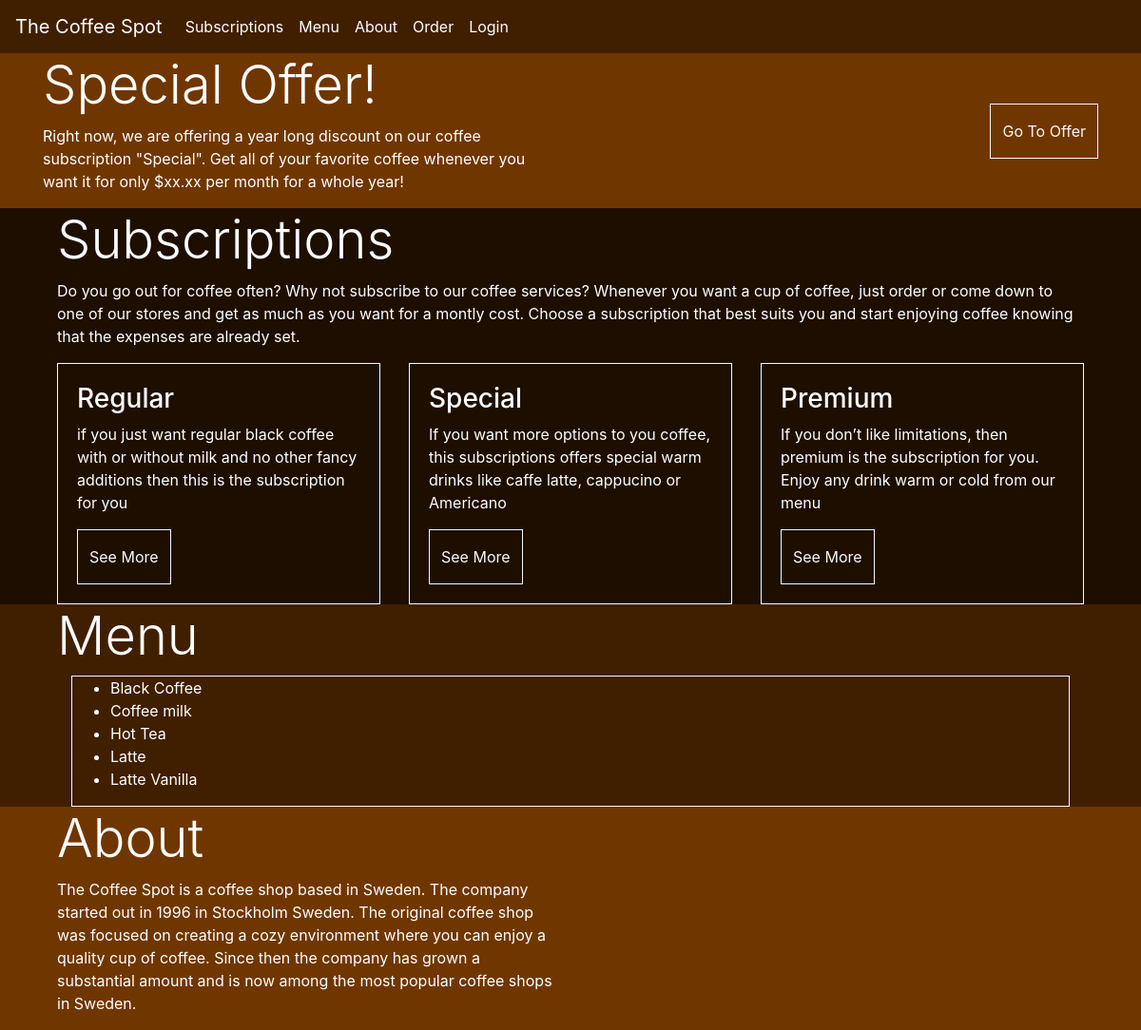
Before: / with the older database file.
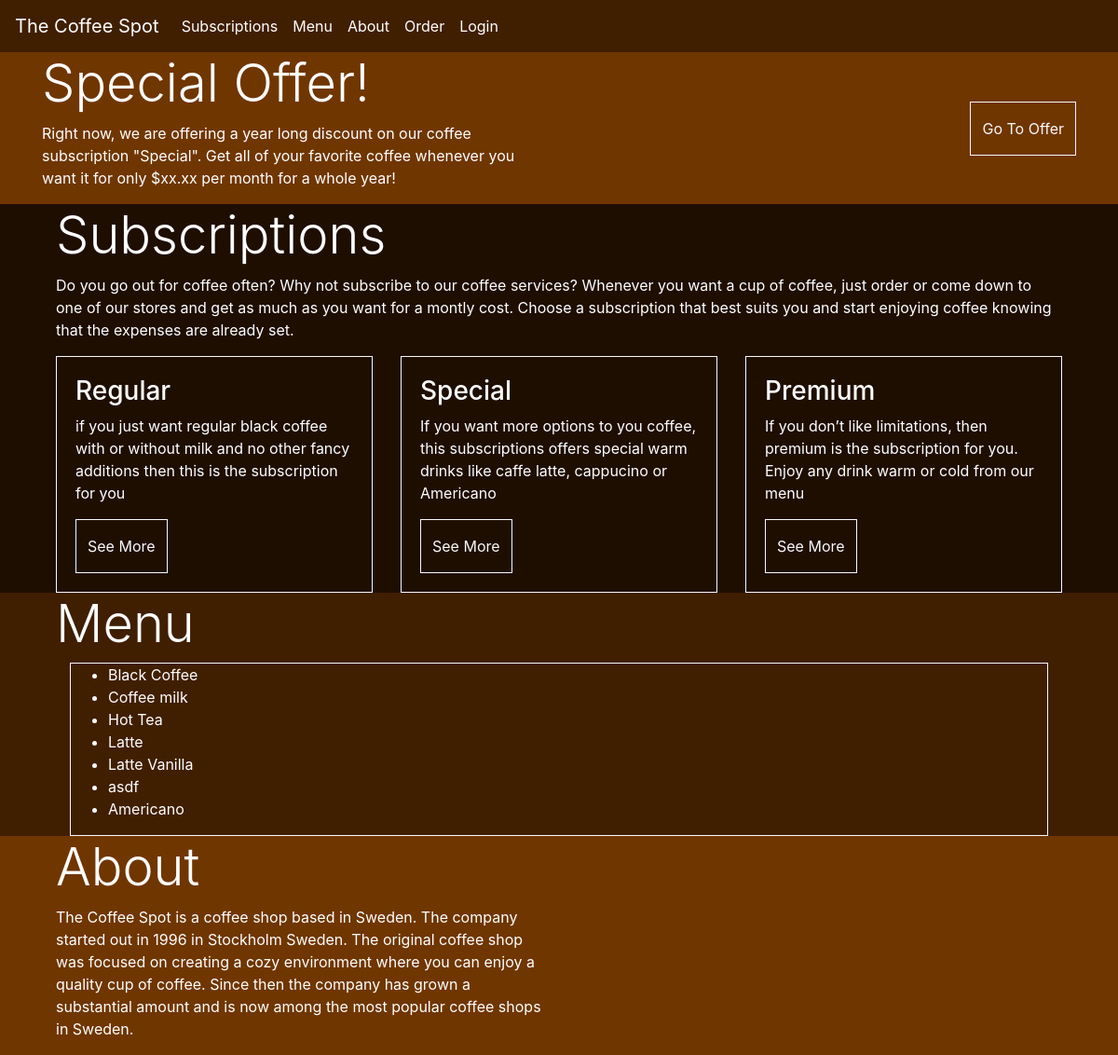
After: the same page with the newer database file.
### order/models.py (models this page shows, shortened)
class Product(models.Model):
    name = models.CharField(max_length=100, default='Product')
    price = models.DecimalField(max_digits=3, decimal_places=2)
    image = models.ImageField(null=True, blank=True)
    category = models.CharField(max_length=30, null=True, blank=True)
    category_id = models.IntegerField(default=0)
    rating = models.DecimalField(max_digits=6, decimal_places=2, default=0)

### home/views.py (the view)
# urls.py: path('', views.home_page, name='home_page')
def home_page(request):
    menu = Product.objects.all()
    return render(request, 'home/index.html', {'menu': menu})

### home/templates/home/index.html (shortened to what the changed rows need)
{% extends "base.html" %}
{% load static %}
{% block content %}
<div class="row" style="background-color: #703600">
  <div class="container">
    <div class="row">
      <div class="col my-auto">
        <h1 class="display-4 logo-font text-white">Special Offer!</h1>
      </div>
    </div>
  </div>
</div>
<div class="row h-100" style="background-color: #1E0E00;">
  <div class="container">
    <div class="col my-auto">
      <h2 class="display-4 logo-font text-white" id="subscriptions">Subscriptions</h2>
    </div>
  </div>
</div>
<div class="row h-100" style="background-color: #401F00;">
  <div class="container">
    <div class="col my-auto">
      <h2 class="display-4 logo-font text-white" id="menu">Menu</h2>
      <div class="container">
        <div class="border border-light">
          <div class="row">
            <div class="col-md-6">
              <ul class="text-white">
                {% for item in menu %}
                  <li>{{ item.name }}</li>
                {% endfor %}
              </ul>
            </div>
          </div>
        </div>
      </div>
    </div>
  </div>
</div>
<div class="row h-100" style="background-color: #703600;" id="about">
  <div class="container">
    <div class="col-7 col-md-6 my-auto">
      <h2 class="display-4 logo-font text-white">About</h2>
    </div>
  </div>
</div>
{% endblock %}

Changed rows visible on the page:
added Product: name "asdf"
added Product: name "Americano"
